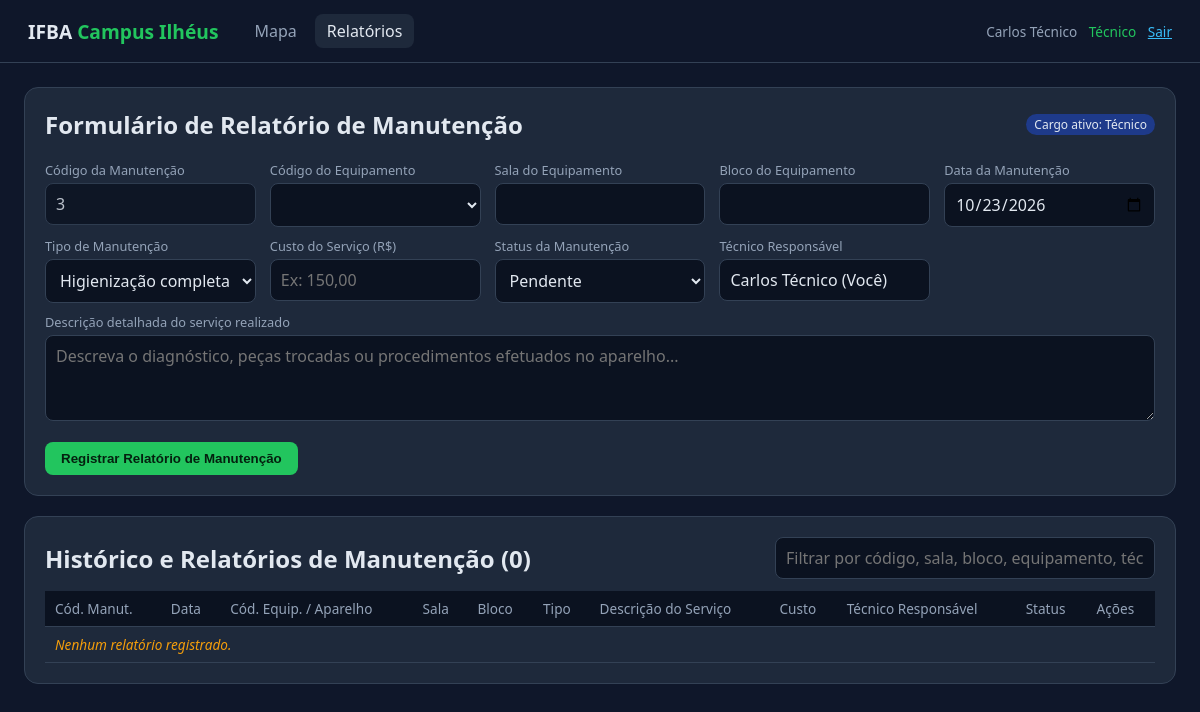
/relatorios.php (signed in), run on the app's committed database.
### tables this page shows
CREATE TABLE tecnico (
  codigo_usuario INT PRIMARY KEY,
  matricula VARCHAR(30) NOT NULL,
  telefone VARCHAR(20),
  FOREIGN KEY (codigo_usuario) REFERENCES usuario(codigo_usuario) ON DELETE CASCADE
);

CREATE TABLE usuario (
  codigo_usuario INT PRIMARY KEY AUTO_INCREMENT,
  nome VARCHAR(100) NOT NULL,
  email VARCHAR(100) NOT NULL UNIQUE,
  senha VARCHAR(255) NOT NULL,
  situacao VARCHAR(30) DEFAULT 'Ativo'
);

### relatorios.php (the view, shortened to what this page needs)
<?php
require 'auth.php';
$u = exigir_login();
$podeEscrever = in_array($u['cargo'], ['Técnico', 'Administrador'], true);
$proxIdRow = $conexao->query("SELECT COALESCE(MAX(codigo_manutencao), 0) + 1 AS prox FROM manutencao")->fetch_assoc();
$proxCodigoManutencao = (int)$proxIdRow['prox'];
$rel = $conexao->query("SELECT m.*, t.descricao tipo, t.categoria, us.nome tecnico, e.marca, e.tipo tipo_eq, e.capacidade_btu,
        s.identificacao sala, b.nome bloco
    FROM manutencao m
    JOIN tipo_manutencao t USING(codigo_tipo_manutencao)
    JOIN usuario us ON us.codigo_usuario = m.codigo_usuario
    JOIN equipamento e USING(codigo_equipamento)
    LEFT JOIN alocacao a ON a.codigo_alocacao = (SELECT MAX(codigo_alocacao) FROM alocacao WHERE codigo_equipamento = e.codigo_equipamento)
    LEFT JOIN sala s ON s.codigo_sala = a.codigo_sala
    LEFT JOIN bloco b ON b.codigo_bloco = s.codigo_bloco
    ORDER BY m.data_manutencao DESC, m.codigo_manutencao DESC")->fetch_all(MYSQLI_ASSOC);
$tipos = $conexao->query("SELECT * FROM tipo_manutencao ORDER BY descricao")->fetch_all(MYSQLI_ASSOC);
$tecnicos = $conexao->query("SELECT u.codigo_usuario, u.nome, t.matricula FROM tecnico t JOIN usuario u USING(codigo_usuario) ORDER BY u.nome")->fetch_all(MYSQLI_ASSOC);
?>
<!DOCTYPE html>
<html lang="pt-BR">
<head>
<link rel="stylesheet" href="style.css">
</head>
<body>
<?= navbar($u, 'relatorios.php') ?>
<div class="wrap">
<?php if ($podeEscrever): ?>
<form class="card" id="formRel">
  <div style="display:flex;justify-content:space-between;align-items:center;margin-bottom:10px">
    <h2 style="margin:0">Formulário de Relatório de Manutenção</h2>
    <span class="badge" style="background:#1e3a8a">Cargo ativo: <?= h($u['cargo']) ?></span>
  </div>
  <div class="grid2" style="grid-template-columns:repeat(auto-fit,minmax(210px,1fr))">
    <div>
      <label>Código da Manutenção</label>
      <input type="number" name="codigo_manutencao_ Exib" value="<?= $proxCodigoManutencao ?>" readonly title="Gerado automaticamente pelo sistema" style="opacity:.8">
    </div>
    <div>
      <label>Código do Equipamento</label>
      <select name="codigo_equipamento" id="selEquip" required onchange="atualizarSalaBloco()">
      </select>
    </div>
    <div>
      <label>Sala do Equipamento</label>
      <input type="text" id="inpSalaEq" readonly>
    </div>
    <div>
      <label>Bloco do Equipamento</label>
      <input type="text" id="inpBlocoEq" readonly>
    </div>
    <div>
      <label>Data da Manutenção</label>
      <input type="date" name="data_manutencao" required value="<?= date('Y-m-d') ?>">
    </div>
    <div>
      <label>Tipo de Manutenção</label>
      <select name="codigo_tipo_manutencao" required>
        <?php foreach ($tipos as $t): ?>
          <option value="<?= $t['codigo_tipo_manutencao'] ?>"><?= h($t['descricao'].' ('.$t['categoria'].')') ?></option>
        <?php endforeach; ?>
      </select>
    </div>
    <div>
      <label>Custo do Serviço (R$)</label>
      <input name="custo" inputmode="decimal" placeholder="Ex: 150,00">
    </div>
    <div>
      <label>Status da Manutenção</label>
      <select name="status">
        <option value="Pendente">Pendente</option>
      </select>
    </div>
    <div>
      <label>Técnico Responsável</label>
      <?php if ($u['cargo'] === 'Técnico'): ?>
        <input type="text" value="<?= h($u['nome']) ?> (Você)" readonly>
      <?php endif; ?>
    </div>
  </div>
  <label>Descrição detalhada do serviço realizado</label>
  <textarea name="descricao_servico" rows="3" required placeholder="Descreva o diagnóstico, peças trocadas ou procedimentos efetuados no aparelho..."></textarea>
  <p style="margin-bottom:0"><button class="btn" type="submit">Registrar Relatório de Manutenção</button></p>
</form>
<?php endif; ?>
<div class="card">
  <div style="display:flex;justify-content:space-between;align-items:center;gap:16px;flex-wrap:wrap;margin-bottom:12px">
    <h2 style="margin:0">Histórico e Relatórios de Manutenção (<?= count($rel) ?>)</h2>
    <input id="filtro" placeholder="Filtrar por código, sala, bloco, equipamento, técnico ou status..." style="max-width:380px">
  </div>
  <div style="overflow-x:auto">
  <table id="tab">
    <tr>
      <th>Cód. Manut.</th>
      <th>Data</th>
      <th>Cód. Equip. / Aparelho</th>
      <th>Sala</th>
      <th>Bloco</th>
      <th>Tipo</th>
      <th>Descrição do Serviço</th>
      <th>Custo</th>
      <th>Técnico Responsável</th>
      <th>Status</th>
      <?php if ($podeEscrever): ?><th>Ações</th><?php endif; ?>
    </tr>
    <?php if (!$rel): ?><tr><td colspan="11" class="ni">Nenhum relatório registrado.</td></tr><?php endif; ?>
  </table>
  </div>
</div>
</div>
</body>
</html>

### auth.php (shortened to what this page needs)
<?php
function h($v) { return htmlspecialchars((string)$v, ENT_QUOTES, 'UTF-8'); }
function usuario_logado(): ?array { return $_SESSION['usuario'] ?? null; }
function exigir_login(): array {
    $u = usuario_logado();
    return $u;
}
function navbar(array $u, string $ativo): string {
    $links = ['index.php' => 'Mapa', 'relatorios.php' => 'Relatórios'];
    $html = '<header class="top"><h1>IFBA <span>Campus Ilhéus</span></h1><nav>';
    foreach ($links as $href => $txt) $html .= '<a href="'.$href.'"'.($ativo === $href ? ' class="on"' : '').'>'.$txt.'</a>';
    return $html.'</nav><div class="me">'.h($u['nome']).' <em>'.h($u['cargo']).'</em> <a href="logout.php">Sair</a></div></header>';
}

### style.css (style rules this page uses)
:root { --bg:#0f172a; --card:#1e293b; --line:#334155; --txt:#e2e8f0; --mut:#94a3b8; --acc:#22c55e; --ac:#38bdf8; --err:#ef4444; }
* { box-sizing:border-box; }
body { margin:0; font-family:system-ui,Segoe UI,Roboto,sans-serif; background:var(--bg); color:var(--txt); }
a { color:var(--ac); }
header.top { padding:14px 28px; border-bottom:1px solid var(--line); display:flex; gap:24px; align-items:center; }
header.top h1 { margin:0; font-size:1.2rem; }
header.top h1 span { color:var(--acc); }
header.top nav { display:flex; gap:6px; flex:1; }
header.top nav a { color:var(--mut); text-decoration:none; padding:6px 12px; border-radius:8px; }
header.top nav a.on, header.top nav a:hover { background:var(--card); color:var(--txt); }
header.top .me { color:var(--mut); font-size:.85rem; }
header.top .me em { color:var(--acc); font-style:normal; margin:0 8px; }
.wrap { padding:24px; max-width:1200px; margin:auto; }
.card { background:var(--card); border:1px solid var(--line); border-radius:14px; padding:20px; margin-bottom:20px; }
table { width:100%; border-collapse:collapse; font-size:.85rem; }
th, td { padding:8px 10px; border-bottom:1px solid var(--line); text-align:left; }
th { color:var(--mut); font-weight:500; background:#0b1220; }
td.ni { color:#f59e0b; font-style:italic; }
input, select, textarea { width:100%; background:#0b1220; color:var(--txt); border:1px solid var(--line); border-radius:8px; padding:9px 10px; font:inherit; }
label { display:block; font-size:.8rem; color:var(--mut); margin:10px 0 4px; }
.btn { background:var(--acc); color:#04210f; border:0; border-radius:8px; padding:9px 16px; font-weight:600; cursor:pointer; }
.grid2 { display:grid; grid-template-columns:repeat(auto-fit,minmax(200px,1fr)); gap:0 14px; }
.badge { padding:2px 8px; border-radius:20px; font-size:.75rem; background:#334155; }

### data on the page
tecnico: codigo_usuario.nome "Carlos Técnico", codigo_usuario.nome "Carlos Técnico (Você)"

### other printed values
$txt "Mapa"
$txt "Relatórios"
$u['cargo'] "Técnico"
count($rel) "0"
form field codigo_tipo_manutencao "Higienização completa da evaporadora (Preventiva)"
